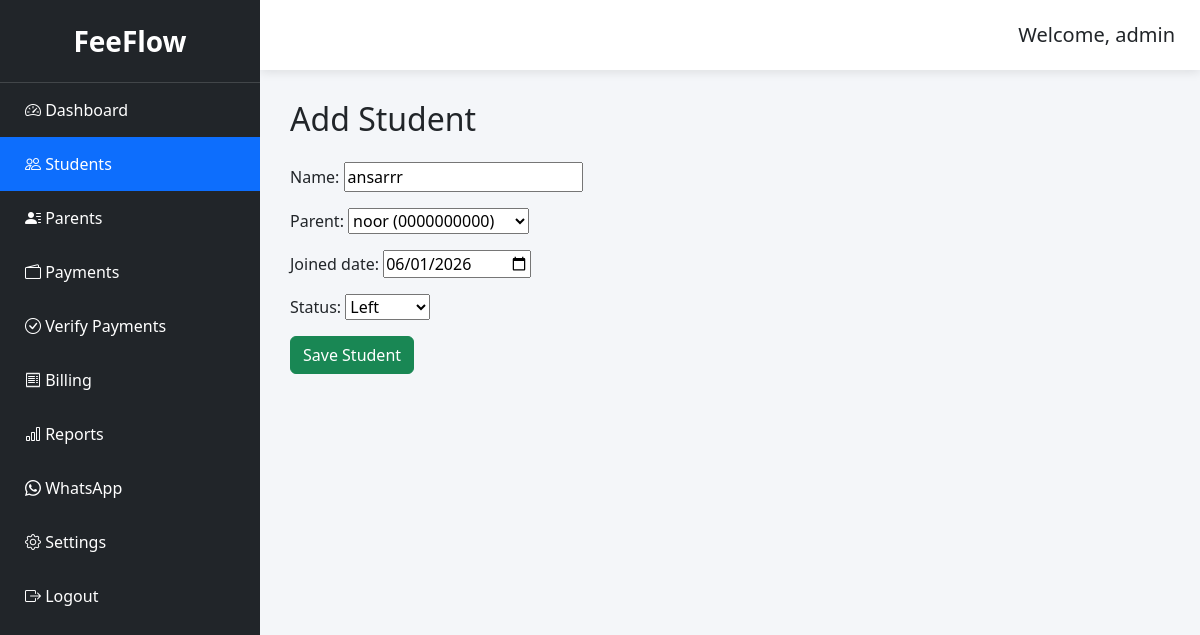
Screenshot of /students/edit/13/ (signed in) with the database file from the repository.
### students/models.py (models this page shows, shortened)
class Student(models.Model):
    STATUS_CHOICES = [
        ("ACTIVE", "Active"),
        ("ON_HOLD", "On Hold"),
        ("LEFT", "Left"),
    ]
    student_id = models.CharField(
        max_length=10,
        unique=True,
        editable=False,
    )
    name = models.CharField(max_length=100)
    parent = models.ForeignKey(
        Parent,
        on_delete=models.CASCADE,
        related_name="students",
    )
    status = models.CharField(
        max_length=20,
        choices=STATUS_CHOICES,
        default="ACTIVE",
    )
    joined_date = models.DateField()

### parents/models.py (models this page shows)
class Parent(models.Model):
    name = models.CharField(max_length=100)
    phone = models.CharField(max_length=15, unique=True)
    created_at = models.DateTimeField(auto_now_add=True)
    def __str__(self):
        return f"{self.name} ({self.phone})"

### students/views.py (the view)
# urls.py: path("edit/<int:pk>/", views.edit_student, name="edit_student"),
@login_required
def edit_student(request, pk):
    student = get_object_or_404(Student, pk=pk)
    if request.method == "POST":
        form = StudentForm(request.POST, instance=student)
        if form.is_valid():
            student = form.save()
            Logger.log(
                request.user,
                "EDIT_STUDENT",
                f"Edited student {student.student_id} - {student.name}",
            )
            messages.success(
                request,
                "Student updated successfully."
            )
            return redirect("student_list")
    else:
        form = StudentForm(instance=student)
    return render(
        request,
        "students/add_student.html",
        {
            "form": form,
        },
    )

### students/forms.py
class StudentForm(forms.ModelForm):
    class Meta:
        model = Student
        fields = [
            "name",
            "parent",
            "joined_date",
            "status",
        ]
        widgets = {
            "joined_date": forms.DateInput(
                attrs={"type": "date"}
            ),
        }

### templates/students/add_student.html (shortened to what this page needs)
{% extends "base.html" %}
{% block content %}
<h2 class="mb-4">
Add Student
</h2>
<form method="post">
{{form.as_p}}
<button
class="btn btn-success">
Save Student
</button>
</form>
{% endblock %}

### templates/base.html (shortened to what this page needs)
{% load static %}
<!DOCTYPE html>
<html lang="en">
<head>
<link href="https://cdn.jsdelivr.net/npm/bootstrap@5.3.7/dist/css/bootstrap.min.css" rel="stylesheet">
<link rel="stylesheet"
href="https://cdn.jsdelivr.net/npm/bootstrap-icons@1.11.3/font/bootstrap-icons.min.css">
<link rel="stylesheet"
href="{% static 'css/style.css' %}">
</head>
<body>
<div class="sidebar" id="sidebar">
<div class="sidebar-header">
FeeFlow
</div>
<a class="{% if request.path == '/' %}active{% endif %}"
href="/">
<i class="bi bi-speedometer2"></i>
Dashboard
</a>
<a class="{% if '/students/' in request.path %}active{% endif %}"
href="{% url 'student_list' %}">
<i class="bi bi-people"></i>
Students
</a>
<a class="{% if '/parents/' in request.path %}active{% endif %}"
href="{% url 'parent_list' %}">
<i class="bi bi-person-lines-fill"></i>
Parents
</a>
<a class="{% if request.path == '/payments/' %}active{% endif %}"
href="{% url 'invoice_list' %}">
<i class="bi bi-wallet2"></i>
Payments
</a>
<a class="{% if '/payments/pending/' in request.path %}active{% endif %}"
href="{% url 'pending_payments' %}">
<i class="bi bi-check-circle"></i>
Verify Payments
</a>
<a class="{% if '/billing/' in request.path %}active{% endif %}"
href="{% url 'billing_dashboard' %}">
<i class="bi bi-receipt"></i>
Billing
</a>
<a href="{% url 'report_dashboard' %}">
    <i class="bi bi-bar-chart"></i>
    Reports
</a>
<a class="{% if '/whatsapp/' in request.path %}active{% endif %}"
href="{% url 'whatsapp_dashboard' %}">
<i class="bi bi-whatsapp"></i>
WhatsApp
</a>
<a class="{% if '/settings/' in request.path %}active{% endif %}"
href="{% url 'settings' %}">
<i class="bi bi-gear"></i>
Settings
</a>
<a href="/admin/logout/">
<i class="bi bi-box-arrow-right"></i>
Logout
</a>
</div>
<div class="main">
<div class="topbar">
<div>
<h5 class="mb-0">
Welcome,
{{request.user.username}}
</h5>
</div>
</div>
<div class="page-content">
{% block content %}
{% endblock %}
</div>
</div>
</body>
</html>

### static/css/style.css (style rules this page uses)
body { background:#f4f6f9; overflow-x:hidden; }
.sidebar { width:260px; height:100vh; position:fixed; left:0; top:0; background:#212529; color:white; transition:.3s; z-index:1000; }
.sidebar-header { padding:20px; font-size:28px; font-weight:bold; text-align:center; border-bottom:1px solid rgba(255,255,255,.15); }
.sidebar a { display:block; color:white; padding:15px 25px; text-decoration:none; transition:.2s; }
.sidebar a.active { background:#0d6efd; }
.main { margin-left:260px; transition:.3s; }
.topbar { height:70px; background:white; box-shadow:0 2px 10px rgba(0,0,0,.1); display:flex; align-items:center; justify-content:space-between; padding:0 25px; }
.page-content { padding:30px; }

### rows the page displays
Student: name "ansarrr", parent "noor (0000000000)", joined_date "06/01/2026", status "Left"

### other values shown
{{ request.user.username }} "admin"
